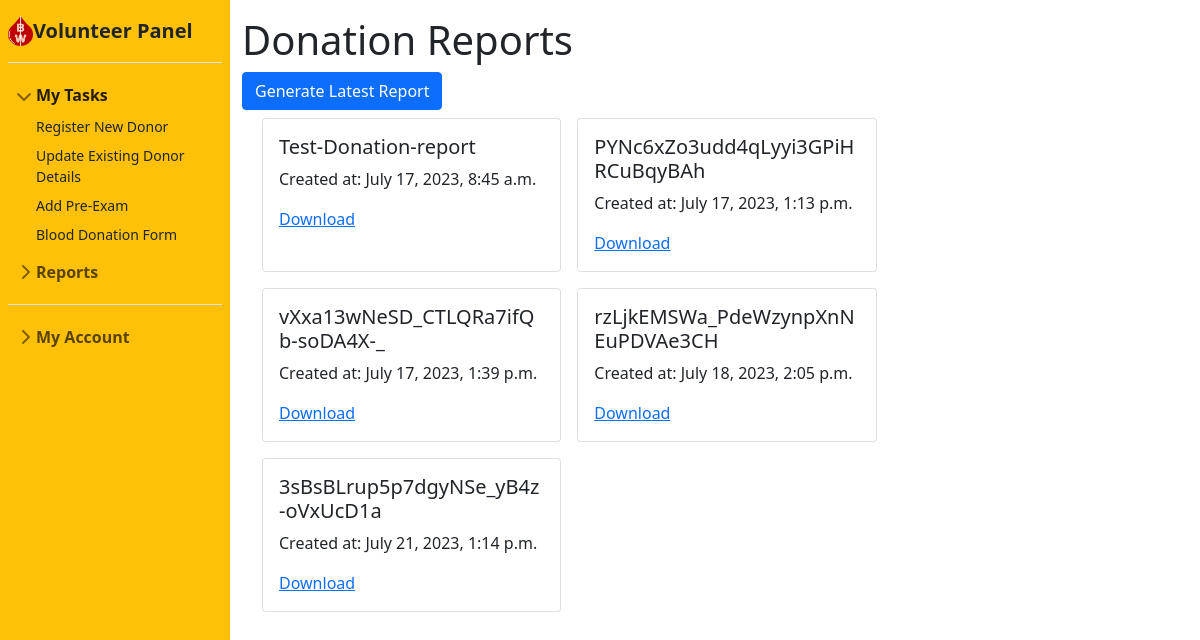
Before: /volunteer/donation-reports/ (signed in) with the older database file.
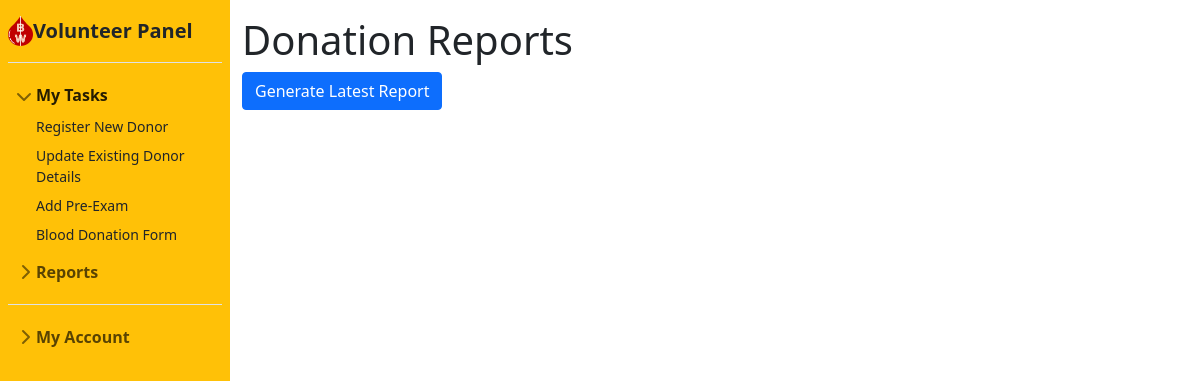
After: the same page with the newer database file.
### volunteer/models.py (models this page shows, shortened)
class DonationReport(models.Model):
    volunteer = models.ForeignKey(VolunteerRegistration, on_delete=models.CASCADE)
    report_id = models.CharField(max_length=50, primary_key=True, default=uuid.uuid4())
    station_id = models.CharField(max_length=50, null=True, default="x")
    title = models.CharField(max_length=100, default='Donation-report')
    file = models.FileField(upload_to='reports/donation-reports/', null=True, blank=True)
    created_at = models.DateTimeField(auto_now_add=False)

### volunteer/views.py (the view)
# urls.py: path('donation-reports/', views.donation_reports_view, name="donation-reports"),
def donation_reports_view(request):
    the_volunteer = a_models.VolunteerRegistration.objects.get(user=request.user)
    reports = DonationReport.objects.filter(volunteer=the_volunteer.volunteer_id)
    return render(request, 'volunteer/donation_reports.html', {'reports': reports})

### templates/volunteer/donation_reports.html (shortened to what this page needs)
{% extends 'volunteer/volunteerbase.html' %}
{% block content %}
<!DOCTYPE html>
<html>
<head>
</head>
<body>
    <h1>Donation Reports</h1>
    <a href="/volunteer/generate-donation-report" class="btn btn-primary">Generate Latest Report</a>
    <div class="container-fluid row row-cols-3">
    {% for report in reports %}
        <div class="card col px-3 py-3 my-2 mx-2">
            <h5 class="card-title">{{ report.title }}</h5>
            <p>Created at: {{ report.created_at }}</p>
            <a href="{% url 'download-donation-report' report.report_id  %}">Download</a>
        </div>
    {% endfor %}
        </div>
</body>
</html>
{% endblock %}

Changed rows visible on the page:
removed DonationReport: title "Test-Donation-report", created_at "July 17, 2023, 8:45 a.m."
removed DonationReport: title "PYNc6xZo3udd4qLyyi3GPiHRCuBqyBAh", created_at "July 17, 2023, 1:13 p.m."
removed DonationReport: title "vXxa13wNeSD_CTLQRa7ifQb-soDA4X-_", created_at "July 17, 2023, 1:39 p.m."
removed DonationReport: title "rzLjkEMSWa_PdeWzynpXnNEuPDVAe3CH", created_at "July 18, 2023, 2:05 p.m."
removed DonationReport: title "3sBsBLrup5p7dgyNSe_yB4z-oVxUcD1a", created_at "July 21, 2023, 1:14 p.m."
